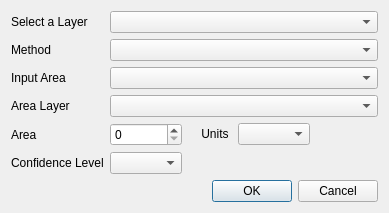
<?xml version="1.0" encoding="UTF-8"?>
<ui version="4.0">
 <class>NNMLFDialogBase</class>
 <widget class="QDialog" name="NNMLFDialogBase">
  <property name="geometry">
   <rect>
    <x>0</x>
    <y>0</y>
    <width>389</width>
    <height>201</height>
   </rect>
  </property>
  <property name="windowTitle">
   <string>Spatial Distribution Pattern</string>
  </property>
  <layout class="QGridLayout" name="gridLayout">
   <item row="4" column="0">
    <widget class="QLabel" name="label_6">
     <property name="text">
      <string>Area Layer</string>
     </property>
    </widget>
   </item>
   <item row="3" column="0">
    <widget class="QLabel" name="label_5">
     <property name="text">
      <string>Input Area</string>
     </property>
    </widget>
   </item>
   <item row="1" column="0">
    <widget class="QLabel" name="label_7">
     <property name="text">
      <string>Method</string>
     </property>
    </widget>
   </item>
   <item row="5" column="2">
    <layout class="QGridLayout" name="gridLayout_3">
     <item row="0" column="0">
      <layout class="QGridLayout" name="gridLayout_2">
       <item row="0" column="0">
        <widget class="QLabel" name="label_3">
         <property name="text">
          <string>    Units </string>
         </property>
        </widget>
       </item>
       <item row="0" column="1">
        <widget class="QComboBox" name="comboBox_2"/>
       </item>
      </layout>
     </item>
     <item row="0" column="1">
      <spacer name="horizontalSpacer_2">
       <property name="orientation">
        <enum>Qt::Horizontal</enum>
       </property>
       <property name="sizeHint" stdset="0">
        <size>
         <width>73</width>
         <height>15</height>
        </size>
       </property>
      </spacer>
     </item>
    </layout>
   </item>
   <item row="1" column="1" colspan="2">
    <widget class="QComboBox" name="comboBox_6"/>
   </item>
   <item row="6" column="0">
    <widget class="QLabel" name="label_4">
     <property name="text">
      <string>Confidence Level</string>
     </property>
    </widget>
   </item>
   <item row="3" column="1" colspan="2">
    <widget class="QComboBox" name="comboBox_4"/>
   </item>
   <item row="5" column="0">
    <widget class="QLabel" name="label_2">
     <property name="text">
      <string>Area</string>
     </property>
    </widget>
   </item>
   <item row="5" column="1">
    <widget class="QSpinBox" name="spinBox">
     <property name="maximum">
      <number>999999999</number>
     </property>
    </widget>
   </item>
   <item row="7" column="1" colspan="2">
    <widget class="QDialogButtonBox" name="button_box">
     <property name="orientation">
      <enum>Qt::Horizontal</enum>
     </property>
     <property name="standardButtons">
      <set>QDialogButtonBox::Cancel|QDialogButtonBox::Ok</set>
     </property>
    </widget>
   </item>
   <item row="6" column="1">
    <widget class="QComboBox" name="comboBox_3"/>
   </item>
   <item row="4" column="1" colspan="2">
    <widget class="QComboBox" name="comboBox_5"/>
   </item>
   <item row="0" column="0">
    <widget class="QLabel" name="label">
     <property name="enabled">
      <bool>true</bool>
     </property>
     <property name="text">
      <string>Select a Layer</string>
     </property>
    </widget>
   </item>
   <item row="0" column="1" colspan="2">
    <widget class="QComboBox" name="comboBox"/>
   </item>
  </layout>
 </widget>
 <resources/>
 <connections>
  <connection>
   <sender>button_box</sender>
   <signal>accepted()</signal>
   <receiver>NNMLFDialogBase</receiver>
   <slot>accept()</slot>
   <hints>
    <hint type="sourcelabel">
     <x>20</x>
     <y>20</y>
    </hint>
    <hint type="destinationlabel">
     <x>20</x>
     <y>20</y>
    </hint>
   </hints>
  </connection>
  <connection>
   <sender>button_box</sender>
   <signal>rejected()</signal>
   <receiver>NNMLFDialogBase</receiver>
   <slot>reject()</slot>
   <hints>
    <hint type="sourcelabel">
     <x>20</x>
     <y>20</y>
    </hint>
    <hint type="destinationlabel">
     <x>20</x>
     <y>20</y>
    </hint>
   </hints>
  </connection>
 </connections>
</ui>
